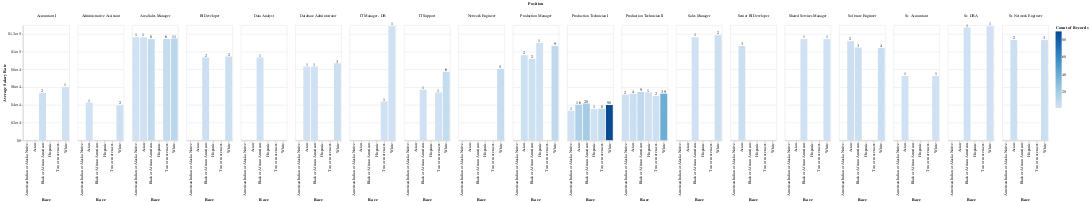

Notebook code cell kept with this figure:
### Code cell
bars = alt.Chart(singularData).mark_bar().encode(
    x = alt.X('RaceDesc:N', axis=alt.Axis(title='Race')),
    y = alt.Y('average(SalaryRate):Q', axis=alt.Axis(format='$', title="Average Salary Rate")),
    color = 'count():Q'
    )

text = text = bars.mark_text(
    align='center',
    baseline='middle',
    dy=-5  # Nudges text to right so it doesn't appear on top of the bar
).encode(
    text='count():Q',
    color=alt.value('black')
)

alt.layer(bars, text, data=singularData).facet(
    column='Position'
)

### Figure 1 — Vega-Lite specification as saved in the notebook (floating-point values rounded to 4 significant figures; data arrays with more than 128 entries replaced by an {"elided": "..."} marker saying what was removed)
{"config": {"view": {"continuousWidth": 400, "continuousHeight": 300}}, "data": {"name": "data-b36e93a49865fa7c06d141615b9e74c2"}, "facet": {"column": {"type": "nominal", "field": "Position"}}, "spec": {"layer": [{"mark": "bar", "encoding": {"color": {"type": "quantitative", "aggregate": "count"}, "x": {"type": "nominal", "axis": {"title": "Race"}, "field": "RaceDesc"}, "y": {"type": "quantitative", "aggregate": "average", "axis": {"format": "$", "title": "Average Salary Rate"}, "field": "SalaryRate"}}}, {"mark": {"type": "text", "align": "center", "baseline": "middle", "dy": -5}, "encoding": {"color": {"value": "black"}, "text": {"type": "quantitative", "aggregate": "count"}, "x": {"type": "nominal", "axis": {"title": "Race"}, "field": "RaceDesc"}, "y": {"type": "quantitative", "aggregate": "average", "axis": {"format": "$", "title": "Average Salary Rate"}, "field": "SalaryRate"}}}]}, "$schema": "https://vega.github.io/schema/vega-lite/v4.8.1.json", "datasets": {"data-b36e93a49865fa7c06d141615b9e74c2": {"elided": "291 records"}}}
